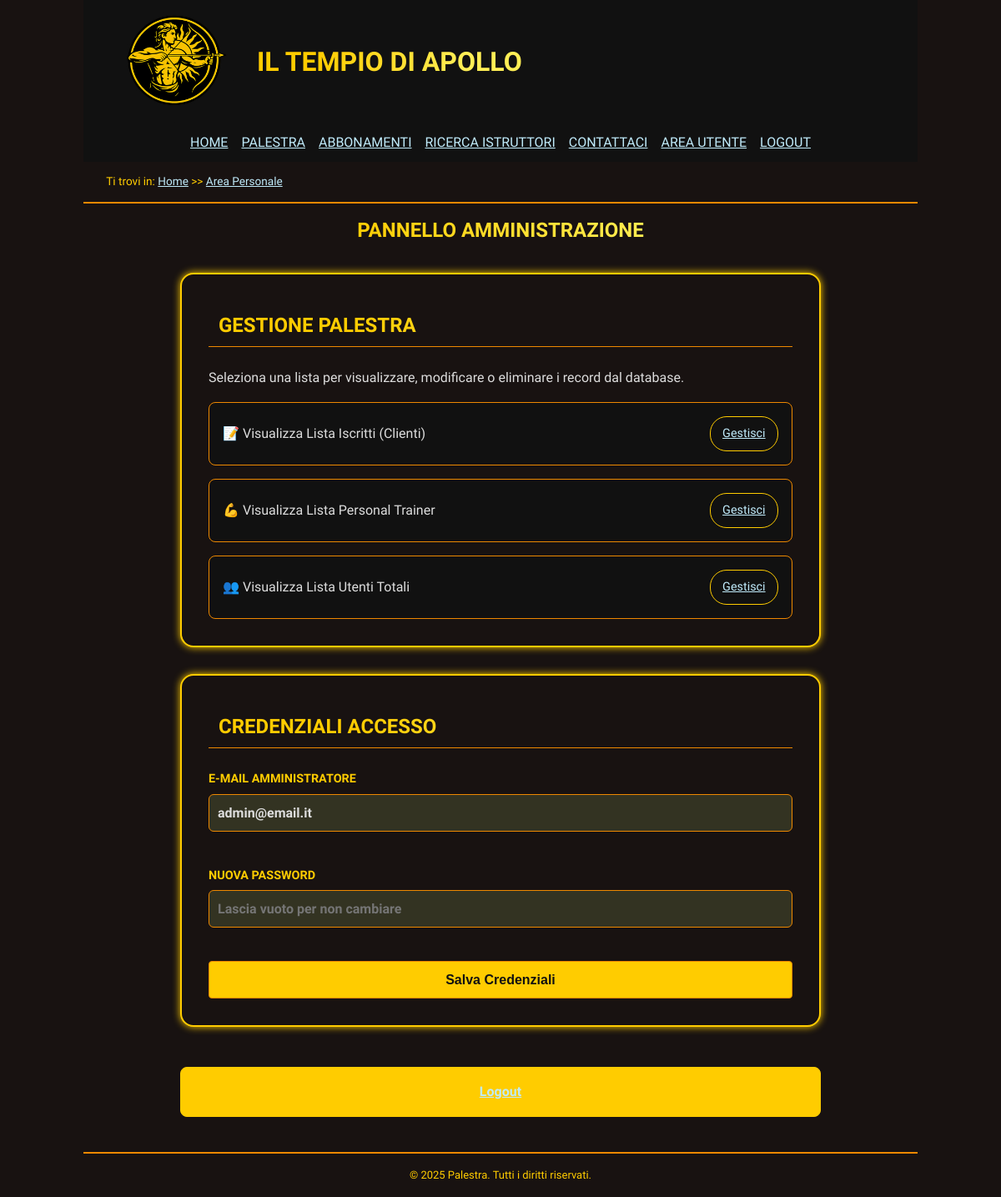
The app's page /html/internal/utente-admin.php, older data.
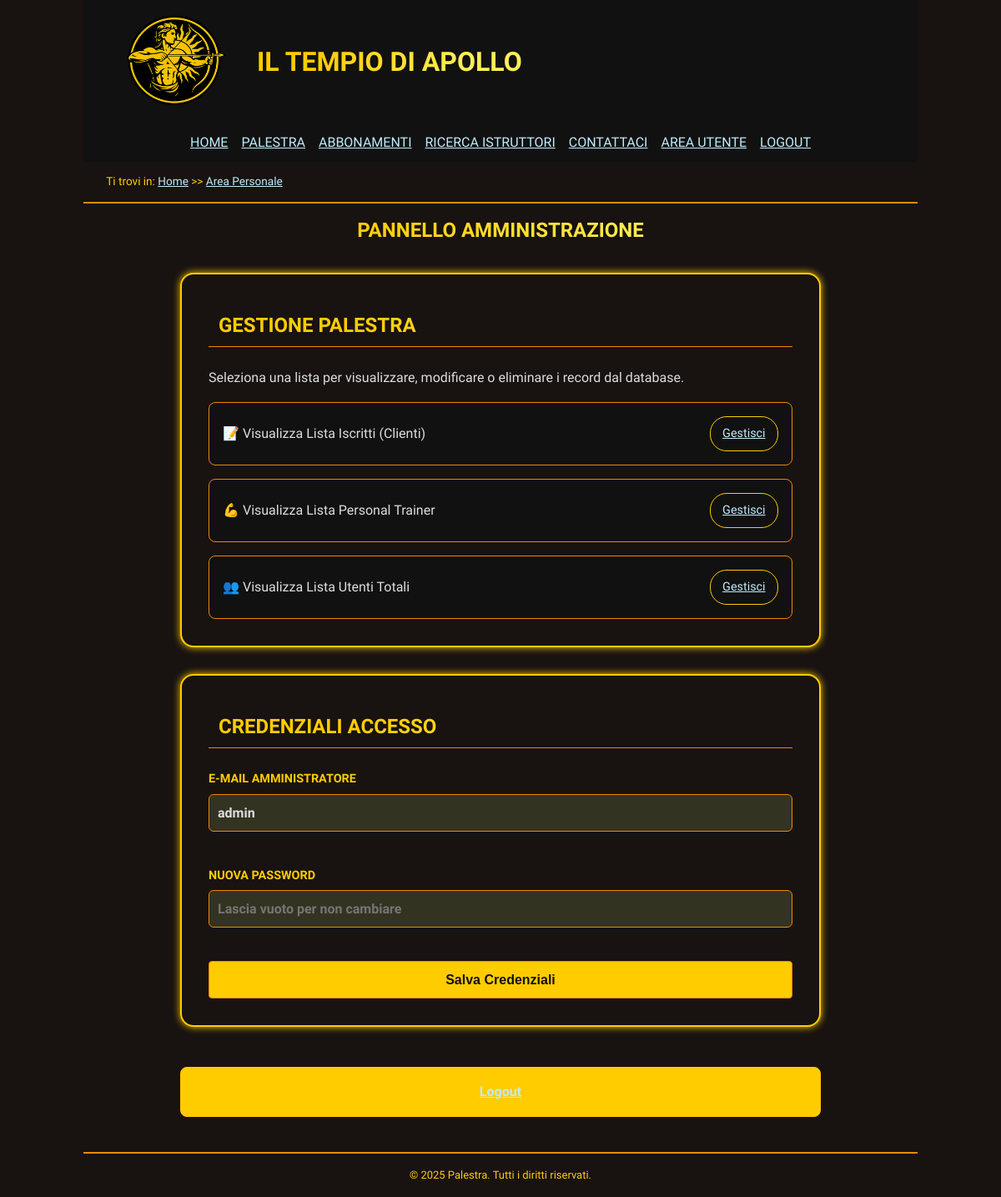
The same page, newer data.
### tables this page shows
CREATE TABLE Utente (
    id_utente SERIAL PRIMARY KEY,
    nome VARCHAR(100) NOT NULL,
    cognome VARCHAR(100) NOT NULL,
    email VARCHAR(100) UNIQUE NOT NULL,
    password_hash VARCHAR(255) NOT NULL 
);

### html/internal/utente-admin.php (the view, shortened to what this page needs)
<?php
require_once 'config.php';
$id_admin = 1;
$messaggio = "";
$stmt = $conn->prepare("SELECT email FROM Utente WHERE id_utente = ?");
$stmt->bind_param("i", $id_admin);
$stmt->execute();
$result = $stmt->get_result();
$adminData = $result->fetch_assoc();
$currentEmail = $adminData['email'] ?? 'admin@email.it';
$top = file_get_contents("internal/utente/top.html");
$body = file_get_contents("internal/utente/utente-admin/body.html");
$bottom = file_get_contents("internal/utente/bottom.html");
$top = str_replace("[PageTitle]", "Palestra - Area Utente Admin", $top);
$breadcrumb = "Ti trovi in: <a href='./home.html'>Home</a> >> <a href='./area-personale.php'>Area Personale</a>";
$top = str_replace("[Breadcrumb]", $breadcrumb, $top);
$messaggioHtml = $messaggio ? "<div class='feedback-message'>$messaggio</div>" : "";
$body = str_replace("[MessaggioFeedback]", $messaggioHtml, $body);
$body = str_replace("[Email]", htmlspecialchars($currentEmail), $body);
echo $top . $body . $bottom;
?>

Row changes from the older to the newer data that the page shows:
changed utente: email "admin@email.it" → "admin"
